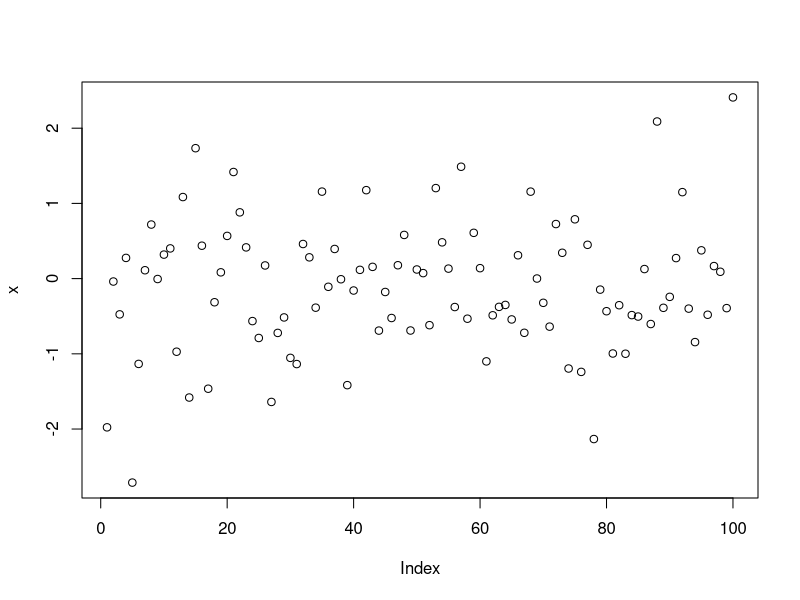
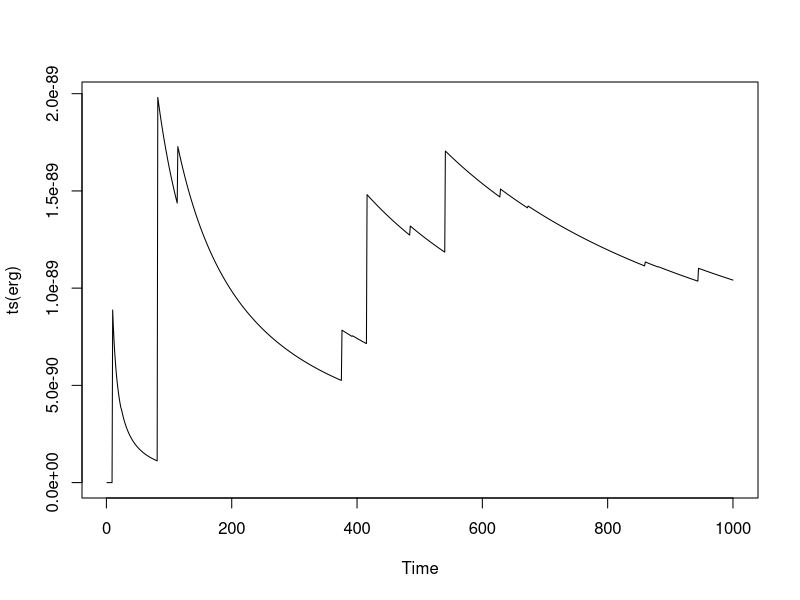
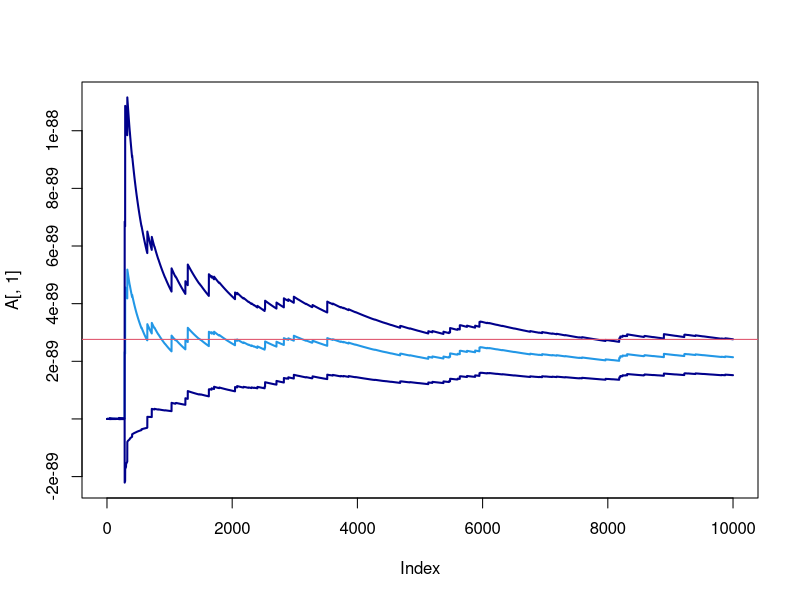
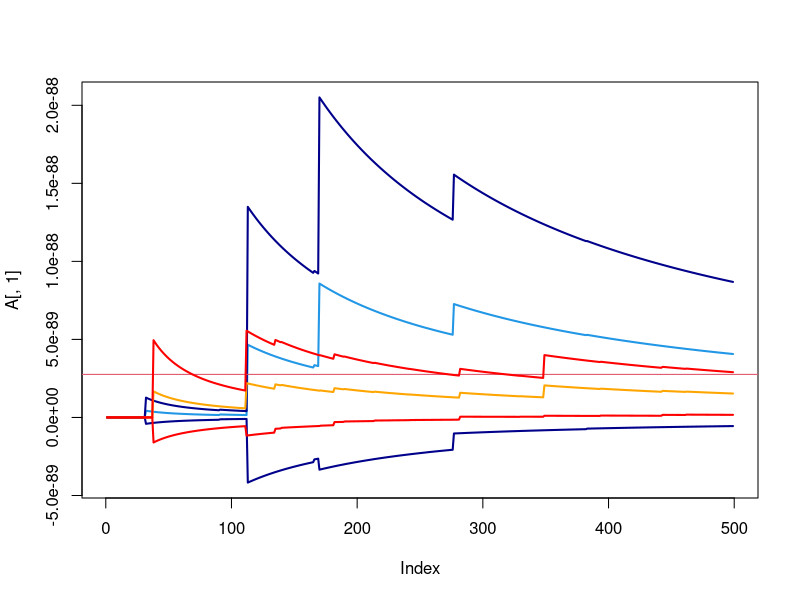

Here is the R script that generated these plots, in order:
## ---- chunk 1
library(dplyr)
library(ggplot2)
# ... 
## ---- chunk 2
x <- rnorm(100)
plot(x)
## ---- chunk 3
rm(list = ls())
set.seed(1234)

f = function(x) 1/(sqrt(2*pi)*x^2)*exp(-(1/x)^2/2)
a = integrate(f,0,1/20)
n = 100

mc = function(n, a=0, b=1/20){
  
  if(a>b){stop("reconsider your interval")}
  
  x = runif(n,a,b)
  
  mean(f(x)) * (b-a)
  
}


mc(1000)


ergodic = function(n_max, a=0, b=1/20){
  
  x = runif(n_max,a,b)
  
  (b-a) * cumsum(f(x))/c(1:n_max)#seq(1,n_max,by=1)
  #dplyr::cummean()
}

erg = ergodic(1000)
plot(ts(erg))
## ---- chunk 4
cumsd_f = function(x){
  
  sapply(2:length(x), function(r) sd(f(x[1:r])))
  
}


ergodic2 = function(n_max, a=0, b=1/20){
  
  x = runif(n_max,a,b)
  
  thetahat = (b-a) * cumsum(f(x))/c(1:n_max)#seq(1,n_max,by=1)
  #dplyr::cummean()
  
  sdthetahat = (b-a)/sqrt(2:n_max) * cumsd_f(x)
  
  return(cbind(thetah = thetahat[-1], sd = sdthetahat))
}


plot_ergodic = function(output,theta){
  
  A = output
  x_top =    max(A[,1]+ 1.96 * A[,2])
  x_bottom = min(A[,1]- 1.96 * A[,2])
  
  plot(A[,1],type="l",col=4,lwd=2,ylim = c(x_bottom,x_top))
  lines(A[,1] + 1.96 * A[,2],
        type="l",col="darkblue",lwd=2)
  lines(A[,1] - 1.96 * A[,2],
        type="l",col="darkblue",lwd=2)
  
  abline(h=theta,col=2)
  
}


output = ergodic2(10000)
plot_ergodic(output,theta = a[1])


MC_ergodic = function(n_max, a=0, b=1/20){
  
  x = runif(n_max,a,b)
  
  thetahat = (b-a) * cumsum(f(x))/c(1:n_max)#seq(1,n_max,by=1)
  #dplyr::cummean()
  sdthetahat = (b-a)/sqrt(2:n_max) * cumsd_f(x)
  
  return(cbind(thetah = thetahat[-1], sd = sdthetahat))
}

cumsd_AV = function(x,xprime){
  sapply(2:length(x), function(r) 
    sd( (f(x[1:r])+f(xprime[1:r])) /2 ) )
}

AV_ergodic = function(n_max, a=0, b=1/20){
  
  x        = runif(n_max,a,b)
  xprime   = a+b-x
  h = (f(x) + f(xprime))/2
  thetahat = (b-a) * cumsum(h)/c(1:n_max)#seq(1,n_max,by=1)
  #dplyr::cummean()
  
  sdthetahat = (b-a)/sqrt(2:n_max) * cumsd_AV(x,xprime)
  
  # same as 
  # sapply(2:n_max, function(q) sd(f(x[1:q])+f(xprime[1:q])))/2
  
  return(cbind(thetah = thetahat[-1], sd = sdthetahat))
}


a = integrate(f,0,1/20)
MC_res = MC_ergodic(500)
plot_ergodic(MC_res,a[1])


AV_res = AV_ergodic(n_max = 500)
A = AV_ergodic(n_max = 500)
lines(A[,1],type="l",lwd=2,col="orange")
lines(A[,1] + 1.96 * A[,2],
      type="l",col="red",lwd=2)
lines(A[,1] - 1.96 * A[,2],
      type="l",col="red",lwd=2)

## ---- chunk 5
MC_res[499,]
AV_res[499,]
a[1]
## ---- chunk 6
a[1]
1-pnorm(20,0,1)
